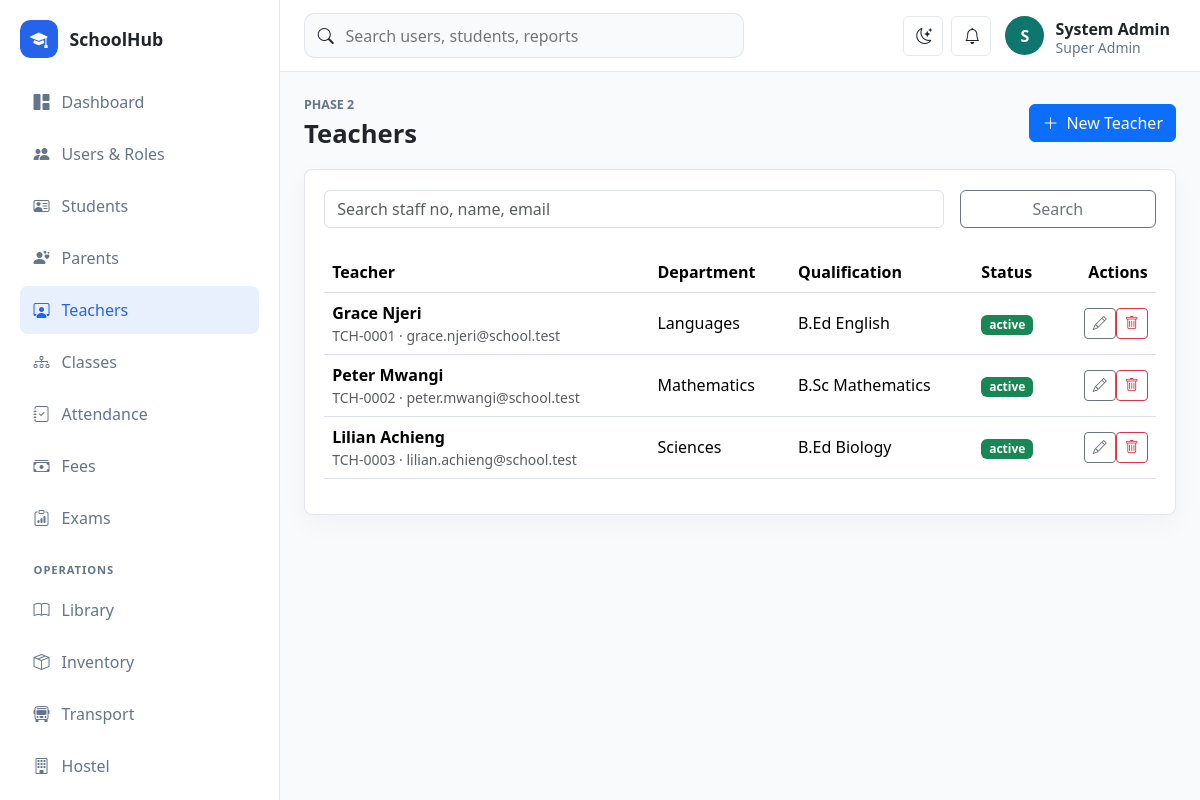
Screenshot of /school/public/teachers (signed in) with the database file from the repository.
### tables this page shows
CREATE TABLE teachers (
    id BIGINT UNSIGNED AUTO_INCREMENT PRIMARY KEY,
    department_id BIGINT UNSIGNED NULL,
    staff_no VARCHAR(60) NOT NULL UNIQUE,
    first_name VARCHAR(100) NOT NULL,
    last_name VARCHAR(100) NOT NULL,
    email VARCHAR(190) NOT NULL UNIQUE,
    phone VARCHAR(40) NULL,
    gender ENUM('male', 'female', 'other') NOT NULL,
    qualification VARCHAR(190) NULL,
    hire_date DATE NULL,
    status ENUM('active', 'leave', 'inactive') NOT NULL DEFAULT 'active',
    created_at TIMESTAMP DEFAULT CURRENT_TIMESTAMP,
    CONSTRAINT fk_teachers_department FOREIGN KEY (department_id) REFERENCES departments(id) ON DELETE SET NULL
);

CREATE TABLE departments (
    id BIGINT UNSIGNED AUTO_INCREMENT PRIMARY KEY,
    name VARCHAR(120) NOT NULL UNIQUE,
    code VARCHAR(30) NOT NULL UNIQUE,
    created_at TIMESTAMP DEFAULT CURRENT_TIMESTAMP
);

### app/Core/View.php (called while the page is built, shortened)
<?php
final class View
{
    public static function render(string $view, array $data = [], string $layout = 'app'): void
    {
        extract($data, EXTR_SKIP);
        $viewFile = dirname(__DIR__) . "/Views/{$view}.php";
        require $viewFile;
    }
}

### app/Controllers/TeacherController.php (called while the page is built, shortened)
<?php
final class TeacherController
{
    public function index(): void
    {
        $search = trim((string)Request::input('search', ''));
        View::render('teachers/index', ['title' => 'Teachers', 'teachers' => Teacher::all($search), 'search' => $search]);
    }
}

### app/Core/Router.php (called while the page is built, shortened)
<?php
final class Router
{
    private array $routes = [];
    public function get(string $path, array $handler): void
    {
        $this->routes['GET'][$this->normalize($path)] = $handler;
    }
    public function post(string $path, array $handler): void
    {
        $this->routes['POST'][$this->normalize($path)] = $handler;
    }
    public function dispatch(): void
    {
        $method = Request::method();
        $path = Request::path();
        $handler = $this->routes[$method][$path] ?? null;
        [$class, $action] = $handler;
        (new $class())->{$action}();
    }
    private function normalize(string $path): string
    {
        return '/' . trim($path, '/');
    }
}

### public/index.php (called while the page is built, shortened)
<?php
spl_autoload_register(function (string $class): void {
    $prefix = 'App\\';
    $relative = str_replace('\\', '/', substr($class, strlen($prefix)));
    $file = dirname(__DIR__) . '/app/' . $relative . '.php';
});
require dirname(__DIR__) . '/app/Core/helpers.php';
$config = require dirname(__DIR__) . '/config/app.php';
$router = new Router();
$router->get('/', [DashboardController::class, 'index']);
$router->get('/login', [AuthController::class, 'showLogin']);
$router->post('/login', [AuthController::class, 'login']);
$router->post('/logout', [AuthController::class, 'logout']);
$router->get('/dashboard', [DashboardController::class, 'index']);
$router->get('/users', [UserController::class, 'index']);
$router->get('/users/create', [UserController::class, 'create']);
$router->post('/users', [UserController::class, 'store']);
$router->get('/users/edit', [UserController::class, 'edit']);
$router->post('/users/update', [UserController::class, 'update']);
$router->post('/users/delete', [UserController::class, 'destroy']);
$router->get('/students', [StudentController::class, 'index']);
$router->get('/students/create', [StudentController::class, 'create']);
$router->post('/students', [StudentController::class, 'store']);
$router->get('/students/edit', [StudentController::class, 'edit']);
$router->post('/students/update', [StudentController::class, 'update']);
$router->post('/students/delete', [StudentController::class, 'destroy']);
$router->get('/teachers', [TeacherController::class, 'index']);
$router->get('/teachers/create', [TeacherController::class, 'create']);
$router->post('/teachers', [TeacherController::class, 'store']);
$router->get('/teachers/edit', [TeacherController::class, 'edit']);
$router->post('/teachers/update', [TeacherController::class, 'update']);
$router->post('/teachers/delete', [TeacherController::class, 'destroy']);
$router->get('/parents', [ParentController::class, 'index']);
$router->get('/parents/create', [ParentController::class, 'create']);
$router->post('/parents', [ParentController::class, 'store']);
$router->get('/parents/edit', [ParentController::class, 'edit']);
$router->post('/parents/update', [ParentController::class, 'update']);
$router->post('/parents/delete', [ParentController::class, 'destroy']);
$router->get('/classes', [ClassController::class, 'index']);
$router->get('/classes/create', [ClassController::class, 'create']);
$router->post('/classes', [ClassController::class, 'store']);
$router->get('/classes/edit', [ClassController::class, 'edit']);
$router->post('/classes/update', [ClassController::class, 'update']);
$router->post('/classes/delete', [ClassController::class, 'destroy']);
$router->get('/attendance', [AttendanceController::class, 'index']);
$router->post('/attendance', [AttendanceController::class, 'store']);
$router->get('/fees', [FeeController::class, 'index']);
$router->post('/fees/invoice', [FeeController::class, 'invoice']);
$router->post('/fees/payment', [FeeController::class, 'payment']);
$router->get('/exams', [ExamController::class, 'index']);
$router->post('/exams/exam', [ExamController::class, 'exam']);
$router->post('/exams/result', [ExamController::class, 'result']);
$router->get('/operations', [OperationsController::class, 'index']);
$router->get('/operations/form', [OperationsController::class, 'form']);
$router->post('/operations/save', [OperationsController::class, 'save']);
$router->post('/operations/delete', [OperationsController::class, 'destroy']);
$router->get('/reports', [ReportController::class, 'index']);
$router->dispatch();

### app/Core/Auth.php (called while the page is built, shortened)
<?php
final class Auth
{
    public static function user(): ?array
    {
        return $_SESSION['user'] ?? null;
    }
    public static function can(string $permission): bool
    {
        $permissions = self::user()['permissions'] ?? [];
        return in_array($permission, $permissions, true);
    }
}

### config/app.php (called while the page is built)
<?php
return [
    'name' => 'SchoolHub',
    'base_url' => '/school/public',
    'timezone' => 'Africa/Nairobi',
    'session_name' => 'schoolhub_session',
    'debug' => true,
];

### config/database.php (called while the page is built)
<?php
return [
    'host' => '127.0.0.1',
    'port' => '3306',
    'database' => 'schoolhub',
    'username' => 'root',
    'password' => '',
    'charset' => 'utf8mb4',
];

### app/Core/Database.php (called while the page is built, shortened)
<?php
final class Database
{
    private static ?PDO $connection = null;
    public static function connection(): PDO
    {
        $config = require dirname(__DIR__, 2) . '/config/database.php';
        $dsn = sprintf(
            'mysql:host=%s;port=%s;dbname=%s;charset=%s',
            $config['host'],
            $config['port'],
            $config['database'],
            $config['charset']
        );
        try {
            self::$connection = new PDO($dsn, $config['username'], $config['password'], [
                PDO::ATTR_ERRMODE => PDO::ERRMODE_EXCEPTION,
                PDO::ATTR_DEFAULT_FETCH_MODE => PDO::FETCH_ASSOC,
                PDO::ATTR_EMULATE_PREPARES => false,
            ]);
        } catch (PDOException $exception) {
            http_response_code(500);
            exit('Database connection failed. Check config/database.php and import database/schema.sql.');
        }
        return self::$connection;
    }
}

### app/Core/helpers.php (called while the page is built, shortened)
<?php
function app_config(string $key, mixed $default = null): mixed
{
    static $config = null;
    $config ??= require dirname(__DIR__, 2) . '/config/app.php';
    return $config[$key] ?? $default;
}
function url(string $path = ''): string
{
    return rtrim(app_config('base_url'), '/') . '/' . ltrim($path, '/');
}
function e(mixed $value): string
{
    return htmlspecialchars((string)$value, ENT_QUOTES, 'UTF-8');
}

### app/Models/Teacher.php (called while the page is built, shortened)
<?php
final class Teacher
{
    public static function all(string $search = ''): array
    {
        $sql = 'SELECT teachers.*, departments.name AS department_name
                FROM teachers
                LEFT JOIN departments ON departments.id = teachers.department_id';
        $params = [];
        $sql .= ' ORDER BY teachers.created_at DESC';
        $stmt = Database::connection()->prepare($sql);
        $stmt->execute($params);
        return $stmt->fetchAll();
    }
}

### app/Views/teachers/index.php (the view)
<div class="page-heading"><div><p class="eyebrow">Phase 2</p><h1>Teachers</h1></div><?php if (\App\Core\Auth::can('teachers.manage')): ?><a class="btn btn-primary" href="<?= e(url('/teachers/create')) ?>"><i class="bi bi-plus-lg me-2"></i>New Teacher</a><?php endif; ?></div>
<section class="panel">
    <form class="row g-3 mb-4"><div class="col-md-9"><input class="form-control" name="search" value="<?= e($search) ?>" placeholder="Search staff no, name, email"></div><div class="col-md-3"><button class="btn btn-outline-secondary w-100">Search</button></div></form>
    <div class="table-responsive"><table class="table align-middle"><thead><tr><th>Teacher</th><th>Department</th><th>Qualification</th><th>Status</th><th class="text-end">Actions</th></tr></thead><tbody>
    <?php foreach ($teachers as $teacher): ?><tr><td><div class="fw-semibold"><?= e($teacher['first_name'] . ' ' . $teacher['last_name']) ?></div><div class="text-muted small"><?= e($teacher['staff_no']) ?> · <?= e($teacher['email']) ?></div></td><td><?= e($teacher['department_name'] ?? 'Unassigned') ?></td><td><?= e($teacher['qualification'] ?? '') ?></td><td><span class="badge text-bg-success"><?= e($teacher['status']) ?></span></td><td class="text-end"><?php if (\App\Core\Auth::can('teachers.manage')): ?><a class="btn btn-sm btn-outline-secondary" href="<?= e(url('/teachers/edit?id=' . $teacher['id'])) ?>"><i class="bi bi-pencil"></i></a><form class="d-inline" action="<?= e(url('/teachers/delete')) ?>" method="post" data-confirm="Delete this teacher?"><?= csrf_field() ?><input type="hidden" name="id" value="<?= e($teacher['id']) ?>"><button class="btn btn-sm btn-outline-danger"><i class="bi bi-trash"></i></button></form><?php endif; ?></td></tr><?php endforeach; ?>
    </tbody></table></div>
</section>

### public/assets/css/app.css (style rules this page uses)
:root { --sidebar-width: 280px; --border-color: rgba(148, 163, 184, .25); --surface: #ffffff; --muted-surface: #f8fafc; --text-soft: #64748b; }
body { background: var(--muted-surface); color: var(--bs-body-color); }
.page-heading { display: flex; justify-content: space-between; align-items: center; gap: 1rem; margin-bottom: 1.25rem; }
.page-heading h1 { margin: 0; font-size: clamp(1.6rem, 2vw, 2.2rem); font-weight: 800; }
.eyebrow { margin: 0 0 .25rem; color: var(--text-soft); font-size: .78rem; text-transform: uppercase; font-weight: 800; }
.metric-card, .panel { background: var(--surface); border: 1px solid var(--border-color); border-radius: .5rem; box-shadow: 0 8px 28px rgba(15, 23, 42, .04); }
.panel { padding: 1.2rem; }

### rows the page displays
teachers: first_name+last_name "Grace Njeri", staff_no "TCH-0001", email "grace.njeri@school.test", department.name "Languages", qualification "B.Ed English", status "active"
teachers: first_name+last_name "Peter Mwangi", staff_no "TCH-0002", email "peter.mwangi@school.test", department.name "Mathematics", qualification "B.Sc Mathematics", status "active"
teachers: first_name+last_name "Lilian Achieng", staff_no "TCH-0003", email "lilian.achieng@school.test", department.name "Sciences", qualification "B.Ed Biology", status "active"

### other values shown
app_config('name') "SchoolHub"
substr(current_user()['name'] ?? 'U', 0, 1) "S"
current_user()['name'] "System Admin"
current_user()['role'] "Super Admin"
